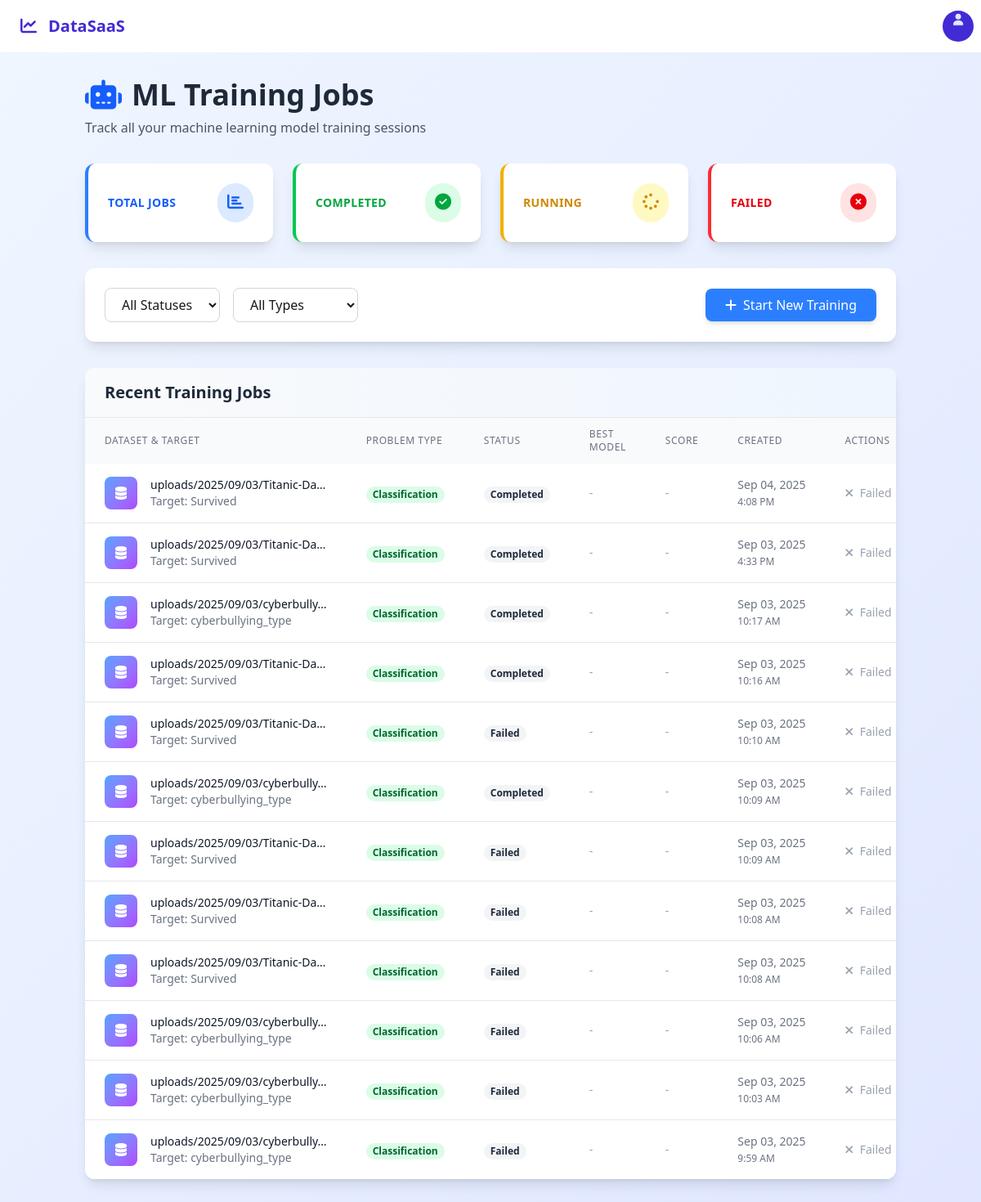
Page /analytics/ml/jobs/ (signed in) on the committed database.
### accounts/models.py (models this page shows, shortened)
class MLTrainingJob(models.Model):
    STATUS_CHOICES = (
        ('PENDING', 'Pending'),
        ('RUNNING', 'Running'),
        ('COMPLETED', 'Completed'),
        ('FAILED', 'Failed'),
    )
    PROBLEM_TYPE_CHOICES = (
        ('REGRESSION', 'Regression'),
        ('CLASSIFICATION', 'Classification'),
    )
    uploaded_file = models.ForeignKey('UploadedFile', on_delete=models.CASCADE)
    target_column = models.CharField(max_length=255)
    problem_type = models.CharField(max_length=20, choices=PROBLEM_TYPE_CHOICES)
    status = models.CharField(max_length=20, choices=STATUS_CHOICES, default='PENDING')
    test_size = models.FloatField(default=0.2)
    random_state = models.IntegerField(default=42)
    preprocessing_info = models.JSONField(null=True, blank=True)
    model_results = models.JSONField(null=True, blank=True)
    model_paths = models.JSONField(null=True, blank=True)  # Paths to saved models
    plot_paths = models.JSONField(null=True, blank=True)   # Paths to generated plots
    created_at = models.DateTimeField(auto_now_add=True)
    completed_at = models.DateTimeField(null=True, blank=True)
    error_message = models.TextField(null=True, blank=True)
    best_model_name = models.CharField(max_length=100, null=True, blank=True)
    best_model_score = models.FloatField(null=True, blank=True)  # R² for regression, Accuracy for classification
    class Meta:
        ordering = ['-created_at']

class UploadedFile(models.Model):
    user = models.ForeignKey(User, on_delete=models.CASCADE, related_name='uploaded_files')
    file = models.FileField(upload_to='uploads/%Y/%m/%d/')
    filename = models.CharField(max_length=255)
    uploaded_at = models.DateTimeField(auto_now_add=True)
    file_size = models.BigIntegerField(null=True, blank=True)  # File size in bytes
    file_type = models.CharField(max_length=50, null=True, blank=True)  # CSV, XLSX, etc.
    class Meta:
        ordering = ['-uploaded_at']  # Show newest files first

### analytics/ml_views.py (the view)
# urls.py: path('ml/jobs/', ml_views.ml_jobs_list, name='ml_jobs_list'),
@login_required
def ml_jobs_list(request):
    try:
        ml_jobs = MLTrainingJob.objects.filter(
            uploaded_file__user=request.user
        ).order_by('-created_at')
        context = {
            'ml_jobs': ml_jobs
        }
        return render(request, 'analytics/ml_jobs_list.html', context)
    except Exception as e:
        messages.error(request, f'Error loading ML jobs: {str(e)}')
        return redirect('accounts:dashboard')

### templates/analytics/ml_jobs_list.html (shortened to what this page needs)
{% extends 'base.html' %}
{% block content %}
<div class="min-h-screen bg-gradient-to-br from-blue-50 to-indigo-100">
    <div class="container mx-auto px-4 py-8">
        <div class="max-w-6xl mx-auto">
            <div class="mb-8">
                <h1 class="text-4xl font-bold text-gray-800 mb-2 flex items-center">
                    <i class="fas fa-robot mr-3 text-blue-600"></i>
                    ML Training Jobs
                </h1>
                <p class="text-gray-600">Track all your machine learning model training sessions</p>
            </div>
            <div class="grid grid-cols-1 md:grid-cols-4 gap-6 mb-8">
                <div class="bg-white rounded-xl shadow-lg p-6 border-l-4 border-blue-500">
                    <div class="flex items-center justify-between">
                        <div>
                            <p class="text-blue-600 text-sm font-semibold uppercase tracking-wide">Total Jobs</p>
                        </div>
                        <div class="bg-blue-100 rounded-full p-3">
                            <i class="fas fa-chart-bar text-blue-600 text-xl"></i>
                        </div>
                    </div>
                </div>
                <div class="bg-white rounded-xl shadow-lg p-6 border-l-4 border-green-500">
                    <div class="flex items-center justify-between">
                        <div>
                            <p class="text-green-600 text-sm font-semibold uppercase tracking-wide">Completed</p>
                        </div>
                        <div class="bg-green-100 rounded-full p-3">
                            <i class="fas fa-check-circle text-green-600 text-xl"></i>
                        </div>
                    </div>
                </div>
                <div class="bg-white rounded-xl shadow-lg p-6 border-l-4 border-yellow-500">
                    <div class="flex items-center justify-between">
                        <div>
                            <p class="text-yellow-600 text-sm font-semibold uppercase tracking-wide">Running</p>
                        </div>
                        <div class="bg-yellow-100 rounded-full p-3">
                            <i class="fas fa-spinner text-yellow-600 text-xl"></i>
                        </div>
                    </div>
                </div>
                <div class="bg-white rounded-xl shadow-lg p-6 border-l-4 border-red-500">
                    <div class="flex items-center justify-between">
                        <div>
                            <p class="text-red-600 text-sm font-semibold uppercase tracking-wide">Failed</p>
                        </div>
                        <div class="bg-red-100 rounded-full p-3">
                            <i class="fas fa-times-circle text-red-600 text-xl"></i>
                        </div>
                    </div>
                </div>
            </div>
            <div class="bg-white rounded-xl shadow-lg p-6 mb-8">
                <div class="flex flex-col md:flex-row md:items-center md:justify-between space-y-4 md:space-y-0">
                    <div class="flex flex-col md:flex-row space-y-2 md:space-y-0 md:space-x-4">
                        <select class="px-4 py-2 border border-gray-300 rounded-lg focus:ring-2 focus:ring-blue-500 focus:border-blue-500"
                                onchange="filterJobs(this.value)">
                            <option value="">All Statuses</option>
                        </select>
                        <select class="px-4 py-2 border border-gray-300 rounded-lg focus:ring-2 focus:ring-blue-500 focus:border-blue-500"
                                onchange="filterByType(this.value)">
                            <option value="">All Types</option>
                        </select>
                    </div>
                    <a href="{% url 'accounts:dashboard' %}"
                       class="bg-blue-500 hover:bg-blue-600 text-white px-6 py-2 rounded-lg shadow-md transition duration-300 flex items-center w-fit">
                        <i class="fas fa-plus mr-2"></i>
                        Start New Training
                    </a>
                </div>
            </div>
            {% if ml_jobs %}
            <div class="bg-white rounded-xl shadow-lg overflow-hidden">
                <div class="px-6 py-4 bg-gradient-to-r from-gray-50 to-blue-50 border-b border-gray-200">
                    <h2 class="text-xl font-semibold text-gray-800">Recent Training Jobs</h2>
                </div>
                <div class="overflow-x-auto">
                    <table class="w-full">
                        <thead class="bg-gray-50">
                            <tr>
                                <th class="px-6 py-3 text-left text-xs font-medium text-gray-500 uppercase tracking-wider">Dataset & Target</th>
                                <th class="px-6 py-3 text-left text-xs font-medium text-gray-500 uppercase tracking-wider">Problem Type</th>
                                <th class="px-6 py-3 text-left text-xs font-medium text-gray-500 uppercase tracking-wider">Status</th>
                                <th class="px-6 py-3 text-left text-xs font-medium text-gray-500 uppercase tracking-wider">Best Model</th>
                                <th class="px-6 py-3 text-left text-xs font-medium text-gray-500 uppercase tracking-wider">Score</th>
                                <th class="px-6 py-3 text-left text-xs font-medium text-gray-500 uppercase tracking-wider">Created</th>
                                <th class="px-6 py-3 text-left text-xs font-medium text-gray-500 uppercase tracking-wider">Actions</th>
                            </tr>
                        </thead>
                        <tbody class="bg-white divide-y divide-gray-200">
                            {% for job in ml_jobs %}
                            <tr class="hover:bg-gray-50 transition-colors duration-200" data-status="{{ job.status }}" data-type="{{ job.problem_type }}">
                                <td class="px-6 py-4 whitespace-nowrap">
                                    <div class="flex items-center">
                                        <div class="flex-shrink-0 w-10 h-10">
                                            <div class="w-10 h-10 bg-gradient-to-br from-blue-400 to-purple-500 rounded-lg flex items-center justify-center">
                                                <i class="fas fa-database text-white"></i>
                                            </div>
                                        </div>
                                        <div class="ml-4">
                                            <div class="text-sm font-medium text-gray-900">{{ job.uploaded_file.file.name|truncatechars:30 }}</div>
                                            <div class="text-sm text-gray-500">Target: {{ job.target_column }}</div>
                                        </div>
                                    </div>
                                </td>
                                <td class="px-6 py-4 whitespace-nowrap">
                                    <span class="px-2 inline-flex text-xs leading-5 font-semibold rounded-full
                                        {% if job.problem_type == 'regression' %}bg-blue-100 text-blue-800{% else %}bg-green-100 text-green-800{% endif %}">
                                        {{ job.problem_type|title }}
                                    </span>
                                </td>
                                <td class="px-6 py-4 whitespace-nowrap">
                                    {% if job.status == 'completed' %}
                                        <span class="px-2 inline-flex text-xs leading-5 font-semibold rounded-full bg-green-100 text-green-800">
                                            <i class="fas fa-check-circle mr-1"></i>
                                            Completed
                                        </span>
                                    {% elif job.status == 'running' %}
                                        <span class="px-2 inline-flex text-xs leading-5 font-semibold rounded-full bg-yellow-100 text-yellow-800">
                                            <i class="fas fa-spinner fa-spin mr-1"></i>
                                            Running
                                        </span>
                                    {% elif job.status == 'failed' %}
                                        <span class="px-2 inline-flex text-xs leading-5 font-semibold rounded-full bg-red-100 text-red-800">
                                            <i class="fas fa-times-circle mr-1"></i>
                                            Failed
                                        </span>
                                    {% else %}
                                        <span class="px-2 inline-flex text-xs leading-5 font-semibold rounded-full bg-gray-100 text-gray-800">
                                            {{ job.status|title }}
                                        </span>
                                    {% endif %}
                                </td>
                                <td class="px-6 py-4 whitespace-nowrap text-sm text-gray-900">
                                    {% if job.status == 'completed' and job.results %}
                                        {{ job.results.best_model.name|default:"N/A"|title }}
                                    {% else %}
                                        <span class="text-gray-400">-</span>
                                    {% endif %}
                                </td>
                                <td class="px-6 py-4 whitespace-nowrap text-sm text-gray-900">
                                    {% if job.status == 'completed' and job.results %}
                                        <span class="font-semibold text-blue-600">
                                            {% if job.problem_type == 'regression' %}
                                                {{ job.results.best_model.score|floatformat:3 }}
                                            {% else %}
                                                {{ job.results.best_model.score|floatformat:1 }}%
                                            {% endif %}
                                        </span>
                                    {% else %}
                                        <span class="text-gray-400">-</span>
                                    {% endif %}
                                </td>
                                <td class="px-6 py-4 whitespace-nowrap text-sm text-gray-500">
                                    {{ job.created_at|date:"M d, Y" }}<br>
                                    <span class="text-xs">{{ job.created_at|time:"g:i A" }}</span>
                                </td>
                                <td class="px-6 py-4 whitespace-nowrap text-right text-sm font-medium space-x-2">
                                    {% if job.status == 'completed' %}
                                        <a href="{% url 'analytics:ml_results' job.id %}"
                                           class="text-blue-600 hover:text-blue-900 transition-colors duration-200">
                                            <i class="fas fa-eye mr-1"></i>
                                            View Results
                                        </a>
                                    {% elif job.status == 'running' %}
                                        <a href="{% url 'analytics:train_model' job.uploaded_file.id job.target_column %}"
                                           class="text-yellow-600 hover:text-yellow-900 transition-colors duration-200">
                                            <i class="fas fa-eye mr-1"></i>
                                            View Progress
                                        </a>
                                    {% else %}
                                        <span class="text-gray-400">
                                            <i class="fas fa-times mr-1"></i>
                                            Failed
                                        </span>
                                    {% endif %}
                                </td>
                            </tr>
                            {% endfor %}
                        </tbody>
                    </table>
                </div>
            </div>
            {% endif %}
        </div>
    </div>
</div>
{% endblock %}

### rows in the picture
MLTrainingJob: uploaded_file.file.name "uploads/2025/09/03/Titanic-Da…", target_column "Survived", problem_type "Classification", status "Completed", created_at "Sep 04, 2025", created_at "4:08 PM", shows "Failed"
MLTrainingJob: uploaded_file.file.name "uploads/2025/09/03/Titanic-Da…", target_column "Survived", problem_type "Classification", status "Completed", created_at "Sep 03, 2025", created_at "4:33 PM", shows "Failed"
MLTrainingJob: uploaded_file.file.name "uploads/2025/09/03/cyberbully…", target_column "cyberbullying_type", problem_type "Classification", status "Completed", created_at "Sep 03, 2025", created_at "10:17 AM", shows "Failed"
MLTrainingJob: uploaded_file.file.name "uploads/2025/09/03/Titanic-Da…", target_column "Survived", problem_type "Classification", status "Completed", created_at "Sep 03, 2025", created_at "10:16 AM", shows "Failed"
MLTrainingJob: uploaded_file.file.name "uploads/2025/09/03/Titanic-Da…", target_column "Survived", problem_type "Classification", status "Failed", created_at "Sep 03, 2025", created_at "10:10 AM"
MLTrainingJob: uploaded_file.file.name "uploads/2025/09/03/cyberbully…", target_column "cyberbullying_type", problem_type "Classification", status "Completed", created_at "Sep 03, 2025", created_at "10:09 AM", shows "Failed"
MLTrainingJob: uploaded_file.file.name "uploads/2025/09/03/Titanic-Da…", target_column "Survived", problem_type "Classification", status "Failed", created_at "Sep 03, 2025", created_at "10:09 AM"
MLTrainingJob: uploaded_file.file.name "uploads/2025/09/03/Titanic-Da…", target_column "Survived", problem_type "Classification", status "Failed", created_at "Sep 03, 2025", created_at "10:08 AM"
MLTrainingJob: uploaded_file.file.name "uploads/2025/09/03/Titanic-Da…", target_column "Survived", problem_type "Classification", status "Failed", created_at "Sep 03, 2025", created_at "10:08 AM"
MLTrainingJob: uploaded_file.file.name "uploads/2025/09/03/cyberbully…", target_column "cyberbullying_type", problem_type "Classification", status "Failed", created_at "Sep 03, 2025", created_at "10:06 AM"
MLTrainingJob: uploaded_file.file.name "uploads/2025/09/03/cyberbully…", target_column "cyberbullying_type", problem_type "Classification", status "Failed", created_at "Sep 03, 2025", created_at "10:03 AM"
MLTrainingJob: uploaded_file.file.name "uploads/2025/09/03/cyberbully…", target_column "cyberbullying_type", problem_type "Classification", status "Failed", created_at "Sep 03, 2025", created_at "9:59 AM"
